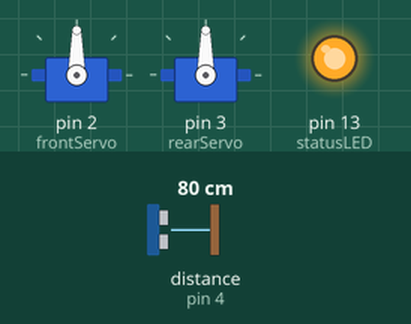
Recording of a sketch running on a simulated Arduino Uno, built with avr-gcc and run on an emulated ATmega328P. On the bench: 2 × servo, output pins drawn as LEDs (lit = HIGH). Wiring (inferred from the names in the program): ultrasonic range finder: trigger pin 8; echo pin 4. The test bench sets the inputs (shaded band); at power-on: distance to the obstacle (sensor on pin 4) 80 cm. The echo pulse lasts 58.3 µs per cm; pins used as bus, display or sensor lines are not drawn.

Above: at 3.89 s.
4.3 s: distance to the obstacle (sensor on pin 4) set to 29 cm
At 4.52 s:
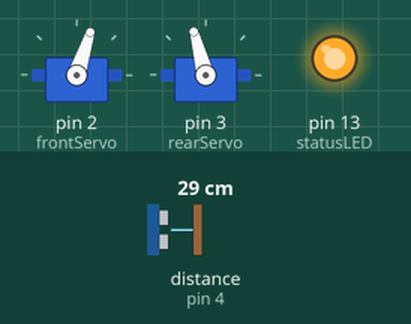
7.3 s: distance to the obstacle (sensor on pin 4) set to 22 cm
At 7.75 s:
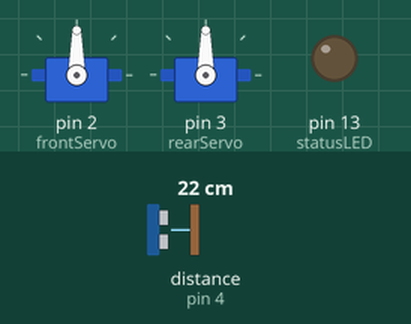
At 8.38 s:
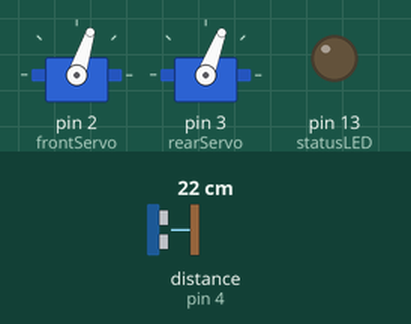
Timing chart, 0 to 45.8 s (numbered marks = the images above; inputs shaded):
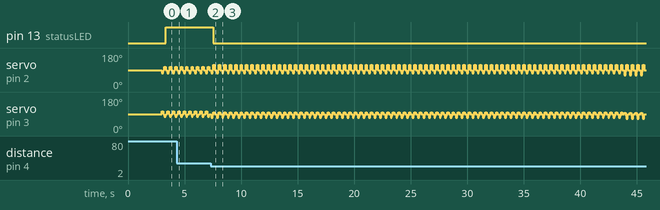

Measured:
- the behaviour switches between 26 and 25 cm on distance to the obstacle (sensor on pin 4) (found by bisection; images 1 and 2)
- after the input at 7.3 s, pin 13 (statusLED): HIGH → LOW after 0.25 s

The sketch:

BUGROBO_.ino
```cpp
#include <MsTimer2.h>
#include <Servo.h>

Servo frontServo;
Servo rearServo;

int centerPos = 90;
int frontRightUp = 72;
int frontLeftUp = 108;
int backRightForward = 75;
int backLeftForward = 105;
int walkSpeed = 100;
int centerTurnPos = 81;
int frontTurnRightUp = 63;
int frontTurnLeftUp = 117;
int backTurnRightForward = 66;
int backTurnLeftForward = 96;

const int trigPin = 8;
const int echoPin = 4;
const int statusLED = 13;
long int duration, distanceInches;
long distanceFront = 0;//cm
int startAvoidanceDistance = 25;//cm
bool isTurning = false;

long microsecondsToInches(long microseconds) {
  return microseconds / 74 / 2;
}
long microsecondsToCentimeters(long microseconds) {
  return microseconds / 29 / 2;
}

long distanceCm(){
  // Clears the trigPin
digitalWrite(trigPin, LOW);
delayMicroseconds(2);
// Sets the trigPin on HIGH state for 10 micro seconds
digitalWrite(trigPin, HIGH);
delayMicroseconds(10);
digitalWrite(trigPin, LOW);
// Reads the echoPin, returns the sound wave travel time in microseconds
duration = pulseIn(echoPin, HIGH);
// Calculating the distance
distanceInches = microsecondsToInches(duration);

return microsecondsToCentimeters(duration);
}

void ledControler()
{
  if (isTurning) {
    digitalWrite(statusLED, HIGH);
    delay(200);
    digitalWrite(statusLED, LOW);
  }else {
    digitalWrite(statusLED, HIGH);
  }
}

void siybdControler()
{
  if (isTurning) {
    tone(11, 1000, 100);
  }else {
    tone(11, 0, 100);
  }
}


void conter() {
  frontServo.write(centerPos);
  rearServo.write(centerPos);
}

void moveForward()
{
  frontServo.write(frontRightUp);
  rearServo.write(backLeftForward);
  delay(125);
  frontServo.write(centerPos);
  rearServo.write(centerPos);
  delay(65);
  frontServo.write(frontLeftUp);
  rearServo.write(backRightForward);
  delay(125);

  frontServo.write(centerPos);
  rearServo.write(centerPos);
  delay(65);

}

void moveBackRight()
{
  frontServo.write(frontRightUp);
  rearServo.write(backRightForward-6);
  delay(125);
  frontServo.write(centerPos);
  rearServo.write(centerPos-6);
  delay(65);
  frontServo.write(frontLeftUp+9);
  rearServo.write(backLeftForward-6);
  delay(125);

  frontServo.write(centerPos);
  rearServo.write(centerPos);
  delay(65);


}

void moveTurnLeft()
{
  frontServo.write(frontTurnRightUp);
  rearServo.write(backTurnLeftForward);
  delay(125);
  frontServo.write(centerTurnPos);
  rearServo.write(centerTurnPos);
  delay(65);
  frontServo.write(frontTurnLeftUp);
  rearServo.write(backTurnRightForward);
  delay(125);

  frontServo.write(centerPos);
  rearServo.write(centerPos);
  delay(65);
}

void setup() {
  frontServo.attach(2);
  rearServo.attach(3);
  frontServo.write(centerPos);
  rearServo.write(centerPos);
  delay(3000);
  pinMode(trigPin, OUTPUT); // Sets the trigPin as an Output
  pinMode(echoPin, INPUT);
  pinMode(statusLED, OUTPUT);

  MsTimer2::set(350,ledControler);
  MsTimer2::start();

}

void loop() {
  distanceFront = distanceCm();
  if (distanceFront > 1) {

    if (distanceFront<startAvoidanceDistance){
      isTurning = true;

      for (int i=0; i<=75; i++) {
        moveBackRight();
        delay(walkSpeed);
      }

      for (int i=0; i<=50; i++) {
        moveTurnLeft();
        delay(walkSpeed);
      }

    }else {
      isTurning = false;
      moveForward();
      digitalWrite(13, HIGH);
      delay(walkSpeed);
    }

  }

}
```
